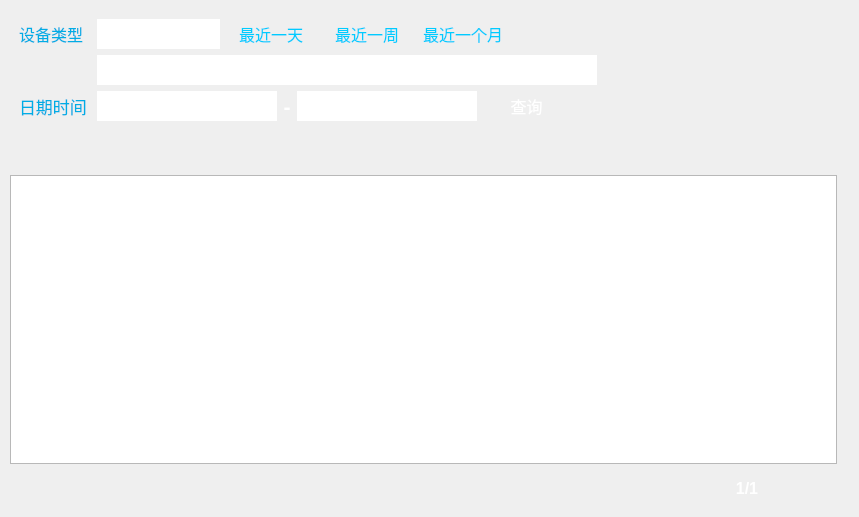
<?xml version="1.0" encoding="UTF-8"?>
<ui version="4.0">
 <class>WgtHistoryData</class>
 <widget class="QWidget" name="WgtHistoryData">
  <property name="geometry">
   <rect>
    <x>0</x>
    <y>0</y>
    <width>859</width>
    <height>517</height>
   </rect>
  </property>
  <property name="windowTitle">
   <string>Form</string>
  </property>
  <layout class="QVBoxLayout" name="verticalLayout_5">
   <property name="spacing">
    <number>10</number>
   </property>
   <property name="leftMargin">
    <number>10</number>
   </property>
   <property name="topMargin">
    <number>10</number>
   </property>
   <property name="rightMargin">
    <number>22</number>
   </property>
   <property name="bottomMargin">
    <number>8</number>
   </property>
   <item>
    <widget class="QWidget" name="widget" native="true">
     <layout class="QVBoxLayout" name="verticalLayout_2">
      <item>
       <layout class="QHBoxLayout" name="horizontalLayout_9">
        <item>
         <layout class="QHBoxLayout" name="horizontalLayout">
          <property name="spacing">
           <number>8</number>
          </property>
          <item>
           <widget class="QLabel" name="lblDevType">
            <property name="minimumSize">
             <size>
              <width>70</width>
              <height>30</height>
             </size>
            </property>
            <property name="maximumSize">
             <size>
              <width>70</width>
              <height>30</height>
             </size>
            </property>
            <property name="font">
             <font>
              <pointsize>12</pointsize>
             </font>
            </property>
            <property name="styleSheet">
             <string notr="true">color: #00ADE5;</string>
            </property>
            <property name="text">
             <string>设备类型</string>
            </property>
           </widget>
          </item>
          <item>
           <widget class="QComboBox" name="cmboxType">
            <property name="minimumSize">
             <size>
              <width>123</width>
              <height>30</height>
             </size>
            </property>
            <property name="maximumSize">
             <size>
              <width>16777215</width>
              <height>30</height>
             </size>
            </property>
            <property name="font">
             <font>
              <pointsize>12</pointsize>
             </font>
            </property>
            <property name="focusPolicy">
             <enum>Qt::NoFocus</enum>
            </property>
            <property name="styleSheet">
             <string notr="true">QComboBox{border-image: url(:/image/border2.png);/*background-color:#272A5E; */border:0px solid #238dff;border-radius:0px;font-size:18;color: #FFFFFF;}
/*QComboBox:focus{border-radius:0px; border: 2px solid rgb(255, 128, 0);}*/
QComboBox:disabled{border:0px solid #238dff;border-radius: 0px;background-color:darkgray;}
QComboBox QAbstractItemView{outline: 0px;}
QComboBox QAbstractItemView::item{height:30px; border: 0px solid lightGray; selection-background-color: rgb(45, 214, 218); selection-color:   #FFFFFF;}
QComboBox::down-arrow{image:url(:/image/down_Arrow_2.png);}
QComboBox::drop-down{subcontrol-origin: padding; subcontrol-position: center right;border-left-width: 0px;border-left-color: gray;border-left-style: solid;border: 0px lightgray; width: 35px; height: 48px;}

QListView{background-color:#034F84;border-radius:5px; border: 1px solid #08B6F1;color: #00ADE5;}
QListView::item:focus{border-image: url(:/image/chileditem_select.png);border-radius:0px; border: 0px solid rgb(33, 59, 106);outline: none;}

QScrollBar:vertical {border-image: url(:/image/bar_bg.png);width:30px;margin:30 0 30 0px;}
QScrollBar::handle:vertical{border-image: url(:/image/handle.png); width:10px; height: 20px ; }
QScrollBar::add-line:vertical {border:1px solid rgb(52, 134, 208);background:rgb(52, 134, 208);height:30px;subcontrol-position:bottom;subcontrol-origin:margin;}
QScrollBar::sub-line:vertical {border:1px solid rgb(52, 134, 208);background:rgb(52, 134, 208);height:30px;subcontrol-position:top;subcontrol-origin:margin;}
QScrollBar::down-arrow:vertical {width:15px;height:12px; border-image:url(:/image/down_Arrow.png);}
QScrollBar::up-arrow:vertical {width:15px;height:12px;border-image:url(:/image/up_Arrow.png);}
QScrollBar::add-page:vertical {background:rgb(52, 72, 105);}
QScrollBar::sub-page:vertical {background:rgb(52, 72, 105);}</string>
            </property>
           </widget>
          </item>
         </layout>
        </item>
        <item>
         <widget class="QPushButton" name="btnLastDay">
          <property name="minimumSize">
           <size>
            <width>90</width>
            <height>30</height>
           </size>
          </property>
          <property name="maximumSize">
           <size>
            <width>16777215</width>
            <height>30</height>
           </size>
          </property>
          <property name="font">
           <font>
            <pointsize>12</pointsize>
            <weight>50</weight>
            <italic>false</italic>
            <bold>false</bold>
           </font>
          </property>
          <property name="focusPolicy">
           <enum>Qt::NoFocus</enum>
          </property>
          <property name="styleSheet">
           <string notr="true">QPushButton:!pressed{
border-image: url(:/image/tab_unselect.png);
color: #00CCFF;
border-radius:2px;font:12pt;
}
QPushButton:pressed{
border-image: url(:/image/tab_select.png);
color: #FFFFFF;
border:2px solid #68CBF2;
border-radius:2px;font:12pt;
}

</string>
          </property>
          <property name="text">
           <string>最近一天</string>
          </property>
         </widget>
        </item>
        <item>
         <widget class="QPushButton" name="btnLastWeek">
          <property name="minimumSize">
           <size>
            <width>90</width>
            <height>30</height>
           </size>
          </property>
          <property name="maximumSize">
           <size>
            <width>16777215</width>
            <height>30</height>
           </size>
          </property>
          <property name="font">
           <font>
            <pointsize>12</pointsize>
            <weight>50</weight>
            <italic>false</italic>
            <bold>false</bold>
           </font>
          </property>
          <property name="focusPolicy">
           <enum>Qt::NoFocus</enum>
          </property>
          <property name="styleSheet">
           <string notr="true">QPushButton:!pressed{
border-image: url(:/image/tab_unselect.png);
color: #00CCFF;
border-radius:2px;font:12pt;
}
QPushButton:pressed{
border-image: url(:/image/tab_select.png);
color: #FFFFFF;
border:2px solid #68CBF2;
border-radius:2px;font:12pt;
}
</string>
          </property>
          <property name="text">
           <string>最近一周</string>
          </property>
         </widget>
        </item>
        <item>
         <widget class="QPushButton" name="btnLastMonth">
          <property name="minimumSize">
           <size>
            <width>90</width>
            <height>30</height>
           </size>
          </property>
          <property name="maximumSize">
           <size>
            <width>16777215</width>
            <height>30</height>
           </size>
          </property>
          <property name="font">
           <font>
            <pointsize>12</pointsize>
            <weight>50</weight>
            <italic>false</italic>
            <bold>false</bold>
           </font>
          </property>
          <property name="focusPolicy">
           <enum>Qt::NoFocus</enum>
          </property>
          <property name="styleSheet">
           <string notr="true">QPushButton:!pressed{
border-image: url(:/image/tab_unselect.png);
color: #00CCFF;
border-radius:2px;font:12pt;
}
QPushButton:pressed{
border-image: url(:/image/tab_select.png);
color: #FFFFFF;
border:2px solid #68CBF2;
border-radius:2px;font:12pt;
}
</string>
          </property>
          <property name="text">
           <string>最近一个月</string>
          </property>
         </widget>
        </item>
        <item>
         <spacer name="horizontalSpacer">
          <property name="orientation">
           <enum>Qt::Horizontal</enum>
          </property>
          <property name="sizeHint" stdset="0">
           <size>
            <width>550</width>
            <height>20</height>
           </size>
          </property>
         </spacer>
        </item>
       </layout>
      </item>
      <item>
       <layout class="QHBoxLayout" name="horizontalLayout_12">
        <property name="spacing">
         <number>0</number>
        </property>
        <item>
         <widget class="QWidget" name="wgtDeve" native="true">
          <property name="minimumSize">
           <size>
            <width>0</width>
            <height>30</height>
           </size>
          </property>
          <property name="sizeIncrement">
           <size>
            <width>0</width>
            <height>30</height>
           </size>
          </property>
          <layout class="QHBoxLayout" name="horizontalLayout_8">
           <property name="spacing">
            <number>0</number>
           </property>
           <property name="leftMargin">
            <number>0</number>
           </property>
           <property name="topMargin">
            <number>0</number>
           </property>
           <property name="rightMargin">
            <number>0</number>
           </property>
           <property name="bottomMargin">
            <number>0</number>
           </property>
           <item>
            <layout class="QHBoxLayout" name="horizontalLayout_2">
             <property name="spacing">
              <number>8</number>
             </property>
             <item>
              <widget class="QLabel" name="lblEventLevel">
               <property name="minimumSize">
                <size>
                 <width>70</width>
                 <height>30</height>
                </size>
               </property>
               <property name="maximumSize">
                <size>
                 <width>70</width>
                 <height>30</height>
                </size>
               </property>
               <property name="font">
                <font>
                 <pointsize>12</pointsize>
                </font>
               </property>
               <property name="styleSheet">
                <string notr="true">color: #00ADE5;</string>
               </property>
               <property name="text">
                <string/>
               </property>
              </widget>
             </item>
             <item>
              <widget class="wgtCCombox" name="comboBox">
               <property name="minimumSize">
                <size>
                 <width>500</width>
                 <height>30</height>
                </size>
               </property>
               <property name="maximumSize">
                <size>
                 <width>16777215</width>
                 <height>30</height>
                </size>
               </property>
               <property name="styleSheet">
                <string notr="true">QComboBox{border-image: url(:/image/border3.png);/*background-color:#272A5E; */border:0px solid #238dff;border-radius:0px;font-size:18;color: #FFFFFF;}
/*QComboBox:focus{border-radius:0px; border: 2px solid rgb(255, 128, 0);}*/
QComboBox:disabled{border:0px solid #238dff;border-radius: 0px;background-color:darkgray;}
QComboBox QAbstractItemView{outline: 0px;}
QComboBox QAbstractItemView::item{height:30px; border: 0px solid lightGray; selection-background-color: rgb(45, 214, 218); selection-color:   #FFFFFF;}
QComboBox::down-arrow{image:url(:/image/down_Arrow_2.png);}
QComboBox::drop-down{subcontrol-origin: padding; subcontrol-position: center right;border-left-width: 0px;border-left-color: gray;border-left-style: solid;border: 0px lightgray; width: 35px; height: 48px;}

QListView{background-color:#034F84;border-radius:5px; border: 1px solid #08B6F1;color: #00ADE5;}
QListView::item:focus{border-image: url(:/image/chileditem_select.png);border-radius:0px; border: 0px solid rgb(33, 59, 106);outline: none;}

QScrollBar:vertical {border-image: url(:/image/bar_bg.png);width:30px;margin:30 0 30 0px;}
QScrollBar::handle:vertical{border-image: url(:/image/handle.png); width:10px; height: 20px ; }
QScrollBar::add-line:vertical {border:1px solid rgb(52, 134, 208);background:rgb(52, 134, 208);height:30px;subcontrol-position:bottom;subcontrol-origin:margin;}
QScrollBar::sub-line:vertical {border:1px solid rgb(52, 134, 208);background:rgb(52, 134, 208);height:30px;subcontrol-position:top;subcontrol-origin:margin;}
QScrollBar::down-arrow:vertical {width:15px;height:12px; border-image:url(:/image/down_Arrow.png);}
QScrollBar::up-arrow:vertical {width:15px;height:12px;border-image:url(:/image/up_Arrow.png);}
QScrollBar::add-page:vertical {background:rgb(52, 72, 105);}
QScrollBar::sub-page:vertical {background:rgb(52, 72, 105);}

</string>
               </property>
              </widget>
             </item>
            </layout>
           </item>
           <item>
            <spacer name="horizontalSpacer_2">
             <property name="orientation">
              <enum>Qt::Horizontal</enum>
             </property>
             <property name="sizeHint" stdset="0">
              <size>
               <width>78</width>
               <height>29</height>
              </size>
             </property>
            </spacer>
           </item>
          </layout>
         </widget>
        </item>
        <item>
         <spacer name="verticalSpacer">
          <property name="orientation">
           <enum>Qt::Vertical</enum>
          </property>
          <property name="sizeType">
           <enum>QSizePolicy::Fixed</enum>
          </property>
          <property name="sizeHint" stdset="0">
           <size>
            <width>20</width>
            <height>30</height>
           </size>
          </property>
         </spacer>
        </item>
       </layout>
      </item>
      <item>
       <layout class="QHBoxLayout" name="horizontalLayout_6">
        <property name="spacing">
         <number>8</number>
        </property>
        <item>
         <widget class="QLabel" name="lblDateTime">
          <property name="minimumSize">
           <size>
            <width>70</width>
            <height>30</height>
           </size>
          </property>
          <property name="maximumSize">
           <size>
            <width>70</width>
            <height>30</height>
           </size>
          </property>
          <property name="font">
           <font>
            <pointsize>13</pointsize>
           </font>
          </property>
          <property name="styleSheet">
           <string notr="true">color: #00ADE5;</string>
          </property>
          <property name="text">
           <string>日期时间</string>
          </property>
         </widget>
        </item>
        <item>
         <layout class="QHBoxLayout" name="horizontalLayout_4">
          <property name="spacing">
           <number>0</number>
          </property>
          <item>
           <widget class="QLineEdit" name="lineDate1">
            <property name="minimumSize">
             <size>
              <width>180</width>
              <height>30</height>
             </size>
            </property>
            <property name="maximumSize">
             <size>
              <width>16777215</width>
              <height>30</height>
             </size>
            </property>
            <property name="font">
             <font>
              <pointsize>12</pointsize>
              <weight>50</weight>
              <italic>false</italic>
              <bold>false</bold>
             </font>
            </property>
            <property name="styleSheet">
             <string notr="true">/*background-color:#272A5E;
color: rgb(255, 255, 255);
border:2px solid #238dff;
border-radius:4px;font:13pt;
focus {
border-radius:0px; 
border: 4px solid rgb(255, 128, 0);
 }*/
color: #FFFFFF;
border-image: url(:/image/border2.png);
border-radius:0px;</string>
            </property>
            <property name="alignment">
             <set>Qt::AlignCenter</set>
            </property>
           </widget>
          </item>
          <item>
           <widget class="QLabel" name="label_4">
            <property name="minimumSize">
             <size>
              <width>20</width>
              <height>10</height>
             </size>
            </property>
            <property name="font">
             <font>
              <pointsize>16</pointsize>
              <weight>75</weight>
              <bold>true</bold>
             </font>
            </property>
            <property name="styleSheet">
             <string notr="true">color: rgb(255, 255, 255);</string>
            </property>
            <property name="text">
             <string>-</string>
            </property>
            <property name="alignment">
             <set>Qt::AlignCenter</set>
            </property>
           </widget>
          </item>
          <item>
           <widget class="QLineEdit" name="lineDate2">
            <property name="minimumSize">
             <size>
              <width>180</width>
              <height>30</height>
             </size>
            </property>
            <property name="maximumSize">
             <size>
              <width>16777215</width>
              <height>30</height>
             </size>
            </property>
            <property name="font">
             <font>
              <pointsize>12</pointsize>
             </font>
            </property>
            <property name="styleSheet">
             <string notr="true">/*background-color:#272A5E;
color: rgb(255, 255, 255);
border:2px solid #238dff;
border-radius:4px;font:13pt;
focus {
border-radius:0px; 
border: 4px solid rgb(255, 128, 0);
 }*/
color: #FFFFFF;
border-image: url(:/image/border2.png);
border-radius:0px;</string>
            </property>
            <property name="alignment">
             <set>Qt::AlignCenter</set>
            </property>
           </widget>
          </item>
         </layout>
        </item>
        <item>
         <widget class="QPushButton" name="btnQuery">
          <property name="minimumSize">
           <size>
            <width>83</width>
            <height>30</height>
           </size>
          </property>
          <property name="maximumSize">
           <size>
            <width>16777215</width>
            <height>30</height>
           </size>
          </property>
          <property name="font">
           <font>
            <pointsize>12</pointsize>
            <weight>50</weight>
            <italic>false</italic>
            <bold>false</bold>
           </font>
          </property>
          <property name="focusPolicy">
           <enum>Qt::NoFocus</enum>
          </property>
          <property name="styleSheet">
           <string notr="true">QPushButton:!pressed{
border-image: url(:/image/btn.png);
color: #FFFFFF;
border-radius:0px;font:12pt;
}
QPushButton:pressed{
border-image: url(:/image/btn.png);
color: #FFFFFF;
border:0px solid #68CBF2;
border-radius:0px;font:12pt;
}
</string>
          </property>
          <property name="text">
           <string>查询</string>
          </property>
          <property name="icon">
           <iconset resource="../../resource/image/image.qrc">
            <normaloff>:/image/query.png</normaloff>:/image/query.png</iconset>
          </property>
         </widget>
        </item>
        <item>
         <spacer name="horizontalSpacer_4">
          <property name="orientation">
           <enum>Qt::Horizontal</enum>
          </property>
          <property name="sizeHint" stdset="0">
           <size>
            <width>278</width>
            <height>20</height>
           </size>
          </property>
         </spacer>
        </item>
       </layout>
      </item>
     </layout>
    </widget>
   </item>
   <item>
    <widget class="QWidget" name="widget_2" native="true">
     <layout class="QVBoxLayout" name="verticalLayout_4">
      <property name="spacing">
       <number>0</number>
      </property>
      <property name="leftMargin">
       <number>0</number>
      </property>
      <property name="topMargin">
       <number>0</number>
      </property>
      <property name="rightMargin">
       <number>0</number>
      </property>
      <property name="bottomMargin">
       <number>0</number>
      </property>
      <item>
       <layout class="QVBoxLayout" name="verticalLayout_3">
        <property name="spacing">
         <number>0</number>
        </property>
        <item>
         <widget class="QWidget" name="widget_5" native="true">
          <property name="maximumSize">
           <size>
            <width>16777215</width>
            <height>45</height>
           </size>
          </property>
          <property name="styleSheet">
           <string notr="true">QWidget#widget_5{color: rgb(255, 255, 255);
border-image: url(:/image/border_up.png);
}
 </string>
          </property>
          <layout class="QHBoxLayout" name="horizontalLayout_3">
           <property name="leftMargin">
            <number>10</number>
           </property>
           <property name="topMargin">
            <number>0</number>
           </property>
           <property name="rightMargin">
            <number>0</number>
           </property>
           <property name="bottomMargin">
            <number>0</number>
           </property>
           <item>
            <widget class="QLabel" name="label_11">
             <property name="minimumSize">
              <size>
               <width>8</width>
               <height>8</height>
              </size>
             </property>
             <property name="maximumSize">
              <size>
               <width>8</width>
               <height>8</height>
              </size>
             </property>
             <property name="styleSheet">
              <string notr="true">border-image: url(:/image/dot.png);</string>
             </property>
             <property name="text">
              <string/>
             </property>
            </widget>
           </item>
           <item>
            <widget class="QLabel" name="lbltitle">
             <property name="minimumSize">
              <size>
               <width>0</width>
               <height>35</height>
              </size>
             </property>
             <property name="maximumSize">
              <size>
               <width>16777215</width>
               <height>35</height>
              </size>
             </property>
             <property name="font">
              <font>
               <pointsize>12</pointsize>
              </font>
             </property>
             <property name="styleSheet">
              <string notr="true">color: #FFFFFF;</string>
             </property>
             <property name="text">
              <string/>
             </property>
            </widget>
           </item>
          </layout>
         </widget>
        </item>
        <item>
         <widget class="QWidget" name="widget_4" native="true">
          <property name="styleSheet">
           <string notr="true">QWidget#widget_4{
color: rgb(255, 255, 255);
border-bottom:1px solid #01ADDE;
border-right:1px solid #01ADDE;
border-left:1px solid #01ADDE;
border-radius:opx;font:13pt;
}</string>
          </property>
          <layout class="QVBoxLayout" name="verticalLayout">
           <property name="spacing">
            <number>0</number>
           </property>
           <property name="leftMargin">
            <number>0</number>
           </property>
           <property name="topMargin">
            <number>0</number>
           </property>
           <property name="rightMargin">
            <number>0</number>
           </property>
           <property name="bottomMargin">
            <number>0</number>
           </property>
           <item>
            <widget class="QTableWidget" name="tabHistory">
             <property name="styleSheet">
              <string notr="true"/>
             </property>
             <property name="verticalScrollBarPolicy">
              <enum>Qt::ScrollBarAlwaysOff</enum>
             </property>
             <property name="horizontalScrollBarPolicy">
              <enum>Qt::ScrollBarAlwaysOff</enum>
             </property>
            </widget>
           </item>
          </layout>
         </widget>
        </item>
       </layout>
      </item>
      <item>
       <widget class="QWidget" name="widget_3" native="true">
        <property name="minimumSize">
         <size>
          <width>0</width>
          <height>45</height>
         </size>
        </property>
        <layout class="QHBoxLayout" name="horizontalLayout_11">
         <property name="spacing">
          <number>0</number>
         </property>
         <property name="leftMargin">
          <number>0</number>
         </property>
         <property name="topMargin">
          <number>5</number>
         </property>
         <property name="rightMargin">
          <number>10</number>
         </property>
         <property name="bottomMargin">
          <number>0</number>
         </property>
         <item>
          <layout class="QHBoxLayout" name="horizontalLayout_10">
           <property name="spacing">
            <number>10</number>
           </property>
           <property name="leftMargin">
            <number>0</number>
           </property>
           <property name="topMargin">
            <number>0</number>
           </property>
           <property name="rightMargin">
            <number>0</number>
           </property>
           <item>
            <spacer name="horizontalSpacer_6">
             <property name="orientation">
              <enum>Qt::Horizontal</enum>
             </property>
             <property name="sizeHint" stdset="0">
              <size>
               <width>348</width>
               <height>20</height>
              </size>
             </property>
            </spacer>
           </item>
           <item>
            <widget class="QPushButton" name="btnUp">
             <property name="minimumSize">
              <size>
               <width>50</width>
               <height>30</height>
              </size>
             </property>
             <property name="maximumSize">
              <size>
               <width>50</width>
               <height>30</height>
              </size>
             </property>
             <property name="focusPolicy">
              <enum>Qt::NoFocus</enum>
             </property>
             <property name="styleSheet">
              <string notr="true">QPushButton:!pressed{
border-image: url(:/image/left1.png);
color: #FFFFFF;
border-radius:0px;font:12pt;
}
QPushButton:pressed{
border-image: url(:/image/left.png);
color: #FFFFFF;
border:0px solid #68CBF2;
border-radius:0px;font:12pt;
}</string>
             </property>
             <property name="text">
              <string/>
             </property>
             <property name="iconSize">
              <size>
               <width>70</width>
               <height>30</height>
              </size>
             </property>
            </widget>
           </item>
           <item>
            <widget class="QLabel" name="lblPage">
             <property name="minimumSize">
              <size>
               <width>40</width>
               <height>35</height>
              </size>
             </property>
             <property name="maximumSize">
              <size>
               <width>16777215</width>
               <height>35</height>
              </size>
             </property>
             <property name="font">
              <font>
               <pointsize>12</pointsize>
               <weight>75</weight>
               <bold>true</bold>
              </font>
             </property>
             <property name="styleSheet">
              <string notr="true">color: rgb(255, 255, 255);</string>
             </property>
             <property name="text">
              <string>1/1</string>
             </property>
             <property name="alignment">
              <set>Qt::AlignCenter</set>
             </property>
            </widget>
           </item>
           <item>
            <widget class="QPushButton" name="btnDown">
             <property name="minimumSize">
              <size>
               <width>50</width>
               <height>30</height>
              </size>
             </property>
             <property name="maximumSize">
              <size>
               <width>50</width>
               <height>30</height>
              </size>
             </property>
             <property name="focusPolicy">
              <enum>Qt::NoFocus</enum>
             </property>
             <property name="styleSheet">
              <string notr="true">QPushButton:!pressed{
border-image: url(:/image/right1.png);
color: #FFFFFF;
border-radius:0px;font:12pt;
}
QPushButton:pressed{
border-image: url(:/image/right.png);
color: #FFFFFF;
border:0px solid #68CBF2;
border-radius:0px;font:12pt;
}</string>
             </property>
             <property name="text">
              <string/>
             </property>
             <property name="iconSize">
              <size>
               <width>70</width>
               <height>30</height>
              </size>
             </property>
            </widget>
           </item>
          </layout>
         </item>
        </layout>
       </widget>
      </item>
     </layout>
    </widget>
   </item>
  </layout>
 </widget>
 <customwidgets>
  <customwidget>
   <class>wgtCCombox</class>
   <extends>QComboBox</extends>
   <header location="global">wgtccombox.h</header>
  </customwidget>
 </customwidgets>
 <resources>
  <include location="../../resource/image/image.qrc"/>
 </resources>
 <connections/>
</ui>
